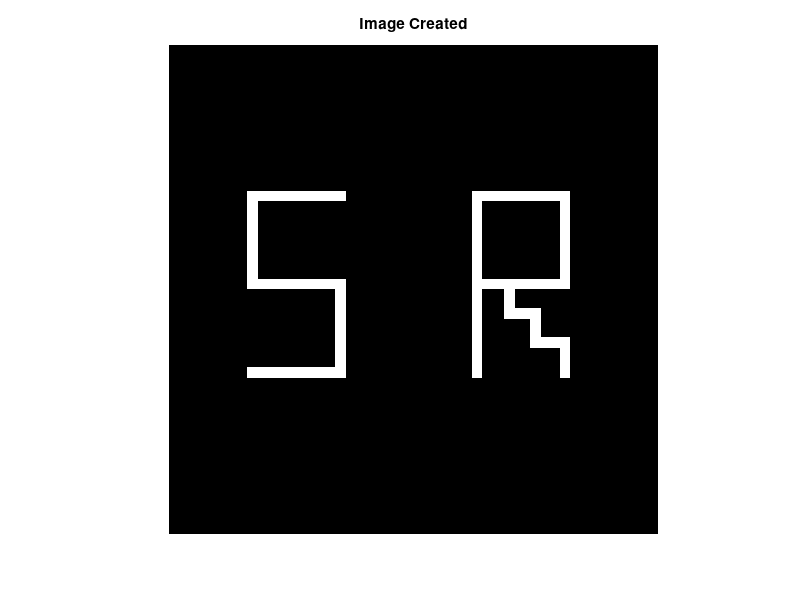
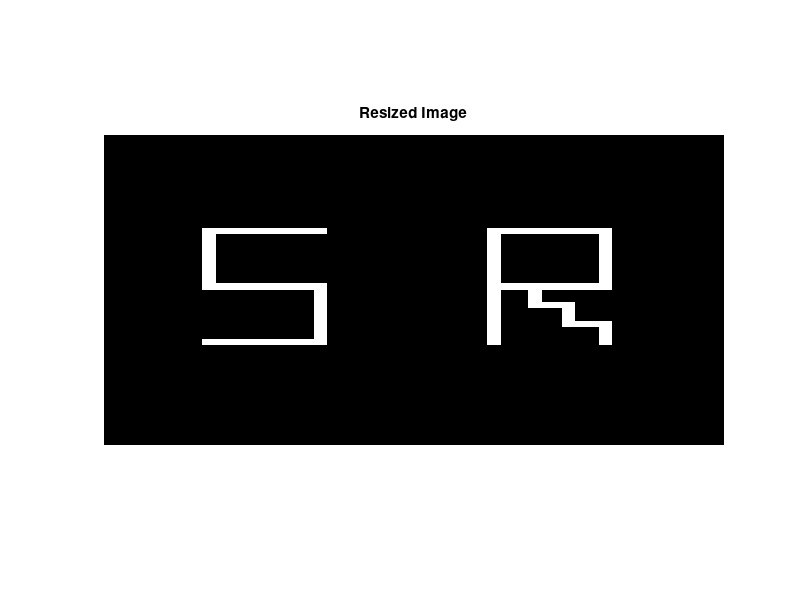

MATLAB code for these plots, in order:
% Question 2:
% Part a:
% Name: Sonia Ramzan,
% so we need to create an image containing S R

clc; clear; close all;

width = 10;

img = zeros(500, 500);
img (150:150+width, 80:180) = 1;
img (150:240, 80:80+width) = 1;
img (240:240+width, 80:180) = 1;
img (240:240+90, 180-width:180) = 1;
img (240+90:240+90+width, 80:180) = 1;

gap = 310-80;
img (150:240+90+width, 80+gap:80+gap+width) = 1;
img (150:150+width, 80+gap:180+gap) = 1;
img (150:240, 180-width+gap:180+gap) = 1;
img (240:240+width, 80+gap:180+gap) = 1;

img (240+width:240+30+width, 80+33+gap:80+33+gap+width) = 1;
img (240+30:240+30+width, 80+33+gap:80+60+gap+width) = 1;
img (240+30+width:240+60+width, 80+60+gap:80+60+gap+width) = 1;
img (240+60:240+60+width, 80+60+gap:80+90+gap+width) = 1;
img (240+60:240+90+width, 80+90+gap:180+gap) = 1;

figure();
imshow(img)
title('Image Created')

% Part b:
% resizing:

img_resized = img(1:2:end, :);
figure();
imshow(img_resized)
title('Resized Image')

% Part c:

% First of all, S R is written on paper, then alphabets are divided into a
% group of rectangles. Created a zero matrix of size 500x500, then the
% rectangles at a specific coordinate locations are assigned 1 to display
% as white. There are a lot rough work done on a paper to find values of
% coordinates for each rectangular white region.